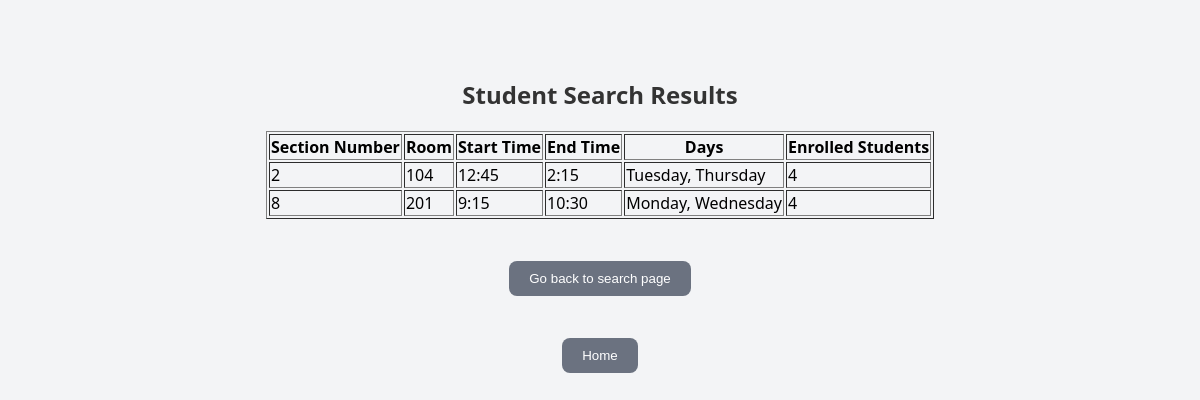
The page /student_results.php?course=305.0 on the database its author committed.
### tables this page shows
CREATE TABLE CourseSection (
        Snumber numeric NOT NULL,
        Cnumber numeric,
        PSsn numeric(9),
        Days varchar(20),
        Room integer,
        Starttime char(11),
        Endtime char(11),
        Seats integer,
        PRIMARY KEY (Snumber),
        FOREIGN KEY (Cnumber) REFERENCES Course(Cnumber),
        FOREIGN KEY (PSsn) REFERENCES Professor(Ssn)
);

### student_results.php (the view, shortened to what this page needs)
<!DOCTYPE html>
<html lang="en">
<head>
    <link rel="stylesheet" href="style.css">
</head>
<body>
<?php
$servername = "mariadb";
$username = "cs332u5";
$password = "5L5TtTHs";
$dbname = "cs332u5";
$conn = new mysqli($servername, $username, $password, $dbname);
$course = $_GET['course'];
$cwid = $_GET['cwid'];
echo "<h2>Student Search Results</h2>";
if (!empty($course)) {
    $sql = "SELECT CourseSection.Snumber, CourseSection.Room, CourseSection.Starttime, CourseSection.Endtime, CourseSection.Days, count(Distinct Student.Cwid) AS Enrolled
            FROM Course, CourseSection, Enrollment, Student
            WHERE Course.Cnumber = '$course'
                AND Course.Cnumber = CourseSection.Cnumber
                AND CourseSection.Snumber = Enrollment.ESnumber
                AND Enrollment.ECwid = Student.Cwid
            GROUP BY CourseSection.Snumber, CourseSection.Room, CourseSection.Starttime, CourseSection.Endtime, CourseSection.Days;";
    $result = $conn->query($sql);
    if ($result->num_rows > 0) {
        echo "<table border='1'><tr><th>Section Number</th><th>Room</th><th>Start Time</th><th>End Time</th><th>Days</th><th>Enrolled Students</th></tr>";
        while ($row = $result->fetch_assoc()) {
            echo "<tr><td>" . $row["Snumber"] . "</td><td>" . $row["Room"] . "</td><td>" . $row["Starttime"] . "</td><td>" . $row["Endtime"] . "</td><td>" . $row["Days"] . "</td><td>" . $row["Enrolled"] . "</td></tr>";
        }
        echo "</table>";
    } else {
        echo "No sections found.";
    }
} else {
    echo "Please provide either a Course Number or a CWID.";
}
?>
<br>
<a href="student.php"><button>Go back to search page</button></a>
<br>
<a href="index.php"><button>Home</button></a>
</body>
</html>

### style.css (style rules this page uses)
body { font-family: 'Segoe UI', sans-serif; background-color: #f3f4f6; display: flex; flex-direction: column; align-items: center; padding-top: 50px; }
h2 { color: #333; }
button { padding: 10px 20px; background-color: #4f46e5; color: white; border: none; border-radius: 8px; cursor: pointer; margin-top: 12px; }
a button { background-color: #6b7280; margin-top: 20px; }

### rows shown on the page
coursesection: Snumber "2", Room "104", Starttime "12:45", Endtime "2:15", Days "Tuesday, Thursday", Enrolled "4"
coursesection: Snumber "8", Room "201", Starttime "9:15", Endtime "10:30", Days "Monday, Wednesday", Enrolled "4"
